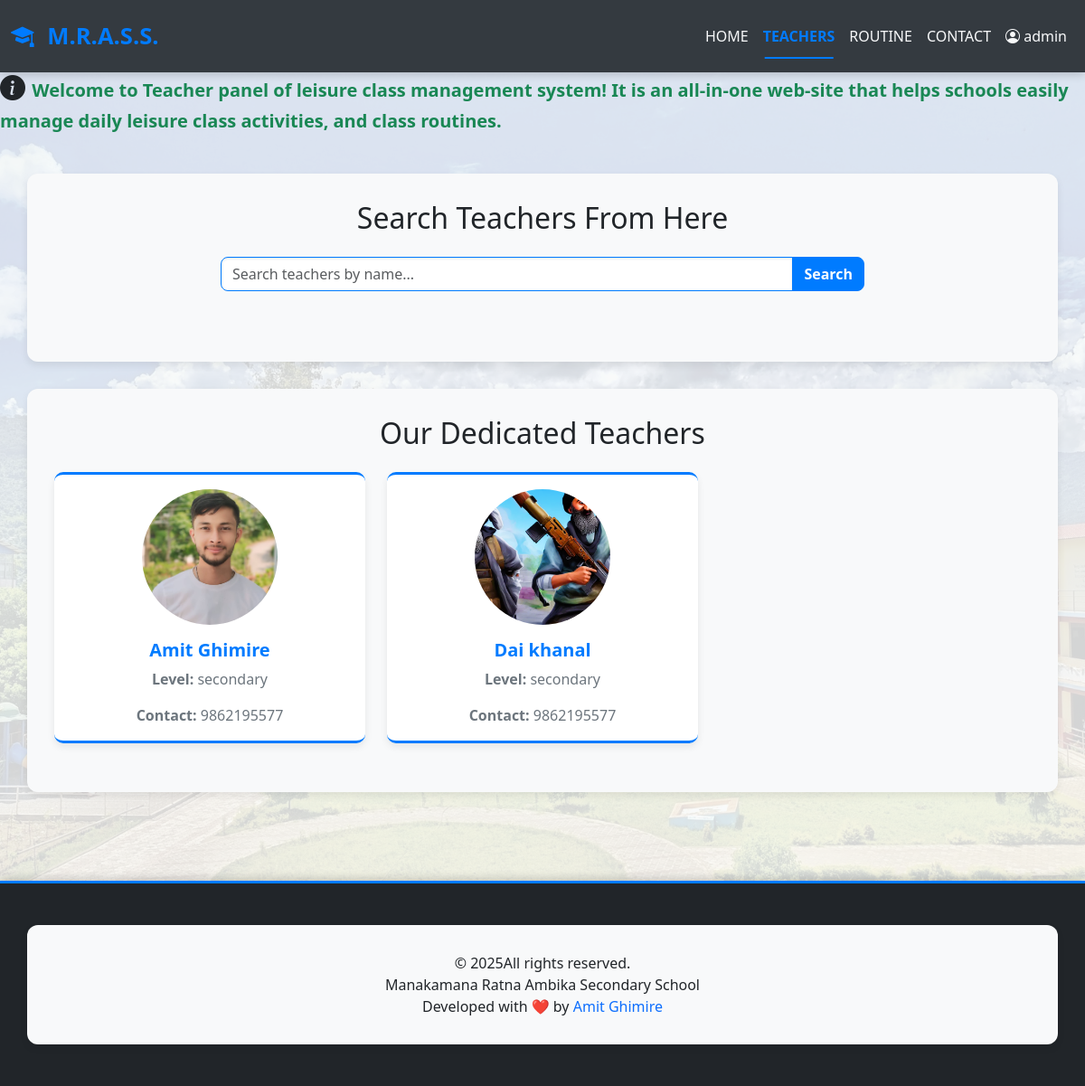
The app's page /teachers.php (signed in) with its own data.
### tables this page shows
CREATE TABLE `teachers` (
  `teach_id` int(11) NOT NULL,
  `username` varchar(50) NOT NULL,
  `full_name` varchar(100) NOT NULL,
  `contact` varchar(20) DEFAULT NULL,
  `email` varchar(100) DEFAULT NULL,
  `pan` varchar(20) DEFAULT NULL,
  `photo` varchar(255) DEFAULT NULL,
  `password` varchar(255) NOT NULL,
  `otp` varchar(10) DEFAULT NULL,
  `verified` tinyint(1) DEFAULT 0,
  `level` enum('basic','secondary') DEFAULT NULL,
  `role` varchar(50) NOT NULL DEFAULT 'teacher',
  `created_at` timestamp NOT NULL DEFAULT current_timestamp()
);

### teachers.php (the view, shortened to what this page needs)
<?php
include('partial-front/navbar.php');
?>
<div class="main-content">
    <div class="container mt-4">
        <h2 class="text-center mb-4">Search Teachers From Here</h2>
        <div class="row justify-content-center mb-5">
            <div class="col-md-8">
                <div class="input-group">
                    <input type="text" class="form-control" placeholder="Search teachers by name..." aria-label="Search" id="searchInput">
                    <button class="btn btn-primary" type="button" id="searchButton">Search</button>
                </div>
            </div>
        </div>
    </div>
    <div class="container mt-4">
        <h2 class="text-center mb-4" id="teachersHeading">Our Dedicated Teachers</h2>
        <div class="row" id="teachersList">
            <?php
            $sql = "SELECT * FROM teachers WHERE role = 'teacher'";
            $res = mysqli_query($conn, $sql);
            if (mysqli_num_rows($res) > 0) {
                while ($row = mysqli_fetch_assoc($res)) {
                    $teacher_id = $row['teach_id'];
                    $teacher_name = $row['full_name'];
                    $teacher_photo = $row['photo'];
                    $teacher_level = $row['level'];
                    $teacher_contact = $row['contact'];
                    $teacher_email = $row['email'];
                    $teacher_pan = $row['pan'];
                    ?>
                    <div class="col-md-6 col-lg-4 mb-4 teacher-search-item" data-id="<?php echo $teacher_id; ?>" data-name="<?php echo $teacher_name; ?>" data-level="<?php echo $teacher_level; ?>" data-contact="<?php echo $teacher_contact; ?>" data-email="<?php echo $teacher_email; ?>" data-pan="<?php echo $teacher_pan; ?>" data-photo="<?php echo $teacher_photo; ?>">
                        <div class="card h-100 text-center">
                            <div class="card-body">
                                <img src="<?php echo SITEURL; ?>images/teachers/<?php echo $teacher_photo; ?>" class="img-fluid rounded-circle mb-3" alt="<?php echo $teacher_name; ?>" style="width: 150px; height: 150px; object-fit: cover;">
                                <h5 class="card-title teacher-name-click" style="cursor: pointer;"><?php echo $teacher_name; ?></h5>
                                <p class="card-text"><strong>Level:</strong> <?php echo $teacher_level; ?></p>
                                <p class="card-text"><strong>Contact:</strong> <?php echo $teacher_contact; ?></p>
                            </div>
                        </div>
                    </div>
                    <?php
                }
            } else {
                echo "<div class='text-center w-100'><div class='alert alert-info'>No teachers found.</div></div>";
            }
            ?>
        </div>
    </div>
</div>
<?php include('partial-front/footer.php'); ?>

### css/style.css (style rules this page uses)
:root { --primary-color: #007bff; --secondary-color: #6c757d; --dark-color: #343a40; --light-color: #f8f9fa; --white-color: #ffffff; --card-bg-color: rgba(255, 255, 255, 0.95); --container-bg-color: rgba(255, 255, 255, 0.98); --shadow-light: 0 4px 8px rgba(0, 0, 0, 0.08); --shadow-hover: 0 8px 16px rgba(0, 0, 0, 0.15); }
body { font-family: 'Segoe UI', Roboto, 'Helvetica Neue', Arial, sans-serif; background-color: var(--light-color); position: relative; min-height: 100vh; margin: 0; display: flex; flex-direction: column; overflow-x: hidden; }
body::before { content: ''; position: fixed; top: 0; left: 0; width: 100%; height: 100%; background-image: url('../images/school.jpg'); background-size: cover; background-position: center center; background-repeat: no-repeat; opacity: 0.15; z-index: -1; filter: grayscale(50%) brightness(1.1); transition: opacity 0.5s ease-in-out; }
.main-content { flex: 1; position: relative; z-index: 1; padding-top: 20px; padding-bottom: 20px; }
.container { background-color: var(--light-color); padding: 30px; border-radius: 12px; box-shadow: var(--shadow-light); margin-top: 30px; margin-bottom: 30px; transition: box-shadow 0.3s ease-in-out; }
.card { border: none; box-shadow: var(--shadow-light); border-top: 3px solid var(--primary-color); border-bottom: 3px solid var(--primary-color); transition: transform 0.2s ease-in-out, box-shadow 0.2s ease-in-out; border-radius: 10px; overflow: hidden; }
.card-title { color: var(--primary-color); font-weight: 600; }
.card-text { color: var(--secondary-color); }
.input-group .form-control { border-radius: 0.5rem 0 0 0.5rem; border-color: var(--primary-color); box-shadow: inset 0 1px 3px rgba(0, 0, 0, 0.1); }
.input-group .btn-primary { border-radius: 0 0.5rem 0.5rem 0; background-color: var(--primary-color); border-color: var(--primary-color); transition: background-color 0.2s ease-in-out, transform 0.1s ease-in-out; }
.form-control, .form-select { border-color: #ced4da; box-shadow: inset 0 1px 2px rgba(0, 0, 0, 0.075); transition: border-color 0.2s ease-in-out, box-shadow 0.2s ease-in-out; }
.btn-primary { background-color: var(--primary-color); border-color: var(--primary-color); font-weight: 600; transition: background-color 0.2s ease-in-out, transform 0.1s ease-in-out, box-shadow 0.2s ease-in-out; }

### records on screen
teachers: photo (picture), full_name "Amit Ghimire", level "secondary", contact "9862195577"
teachers: photo (picture), full_name "Dai khanal", level "secondary", contact "9862195577"

### other values on screen
$_SESSION['username'] "admin"
